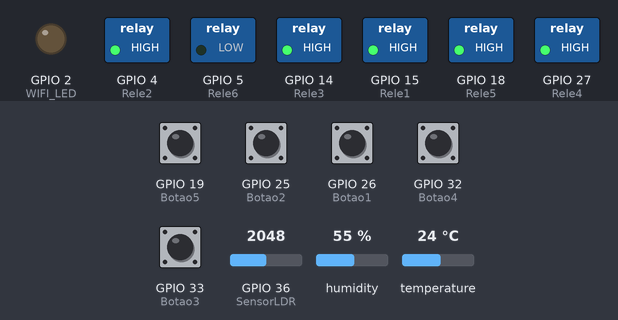
Simulated run of this sketch. Board: ESP32. Parts: switched loads named in the sketch (green lamp = pin HIGH), output pins drawn as LEDs (lit = HIGH). Dashed ring = blinking. Inputs (shaded band) come from the test bench; at power-on: GPIO 19 (Botao5), GPIO 25 (Botao2), GPIO 26 (Botao1), GPIO 32 (Botao4), GPIO 33 (Botao3) HIGH, GPIO 36 (SensorLDR) = 2048, humidity 55 %, temperature 24 °C. WiFi joins after 1.5 s; servers stay silent unless stated; what the sketch prints to the serial monitor is not drawn.

Above: at 2.7 s.
2.8 s: GPIO 19 (Botao5) pulled LOW for 1 s
At 5.6 s:
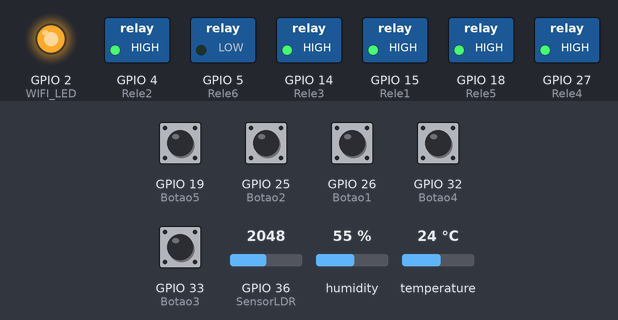
6.0 s: GPIO 25 (Botao2) pulled LOW for 1 s
At 6.12 s:
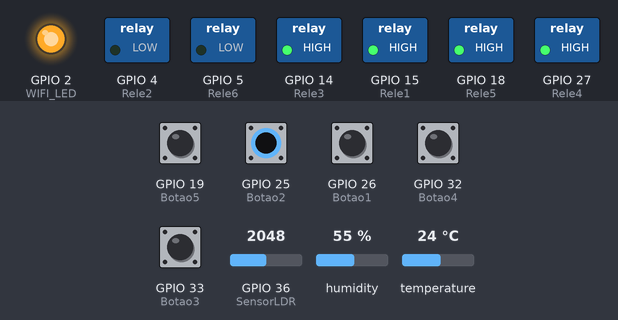
8.5 s: GPIO 36 (SensorLDR) set to 2383
10.2 s: GPIO 36 (SensorLDR) set to 2487
At 11.7 s:
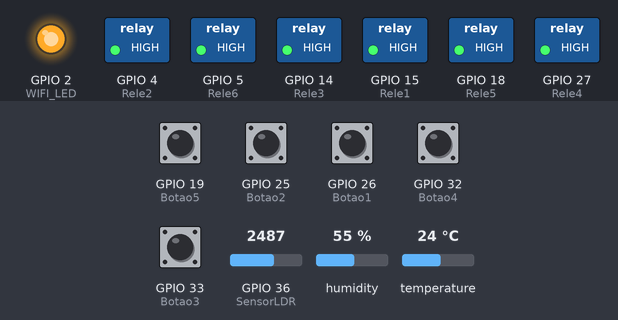
12.5 s: GPIO 26 (Botao1) pulled LOW for 0.15 s
At 12.9 s:
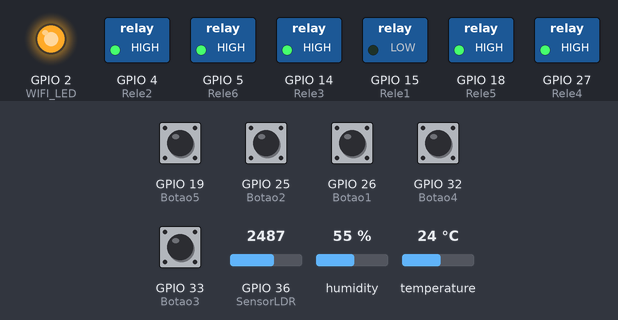
14.1 s: GPIO 32 (Botao4) pulled LOW for 0.15 s
At 15.3 s:
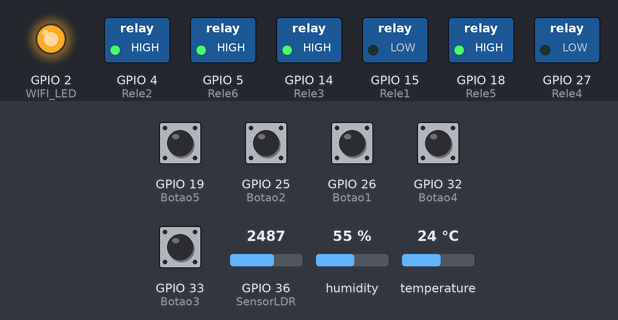
Timing chart, 0 to 16.7 s (numbered marks = the images above; inputs shaded):
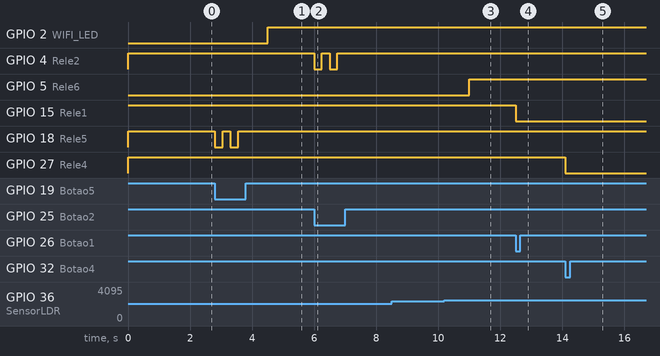

The sketch:

Blynk_Rele_Botoes_Copia.ino
```cpp
//IoT - Automação Residencial
//Temperatura, Umidade, Luminosidade e Módulo Relé
//Autor : Robson Brasil
//Versão : 13
//Última Modificação : 27/08/2020

// --- Bibliotecas Auxiliares ---
#include <WiFi.h>
#include <WiFiClient.h>
#include "DHT.h"
#include <BlynkSimpleEsp32.h>
#include <Wire.h>

// --- Mapeamento de Hardware ---
#define         BLYNK_PRINT Serial
int DHTTYPE  =  DHT22;
int DHTPIN   =     23;
int SensorLDR =    36;

DHT dht(DHTPIN, DHTTYPE);
BlynkTimer timer;

int Status1   =      1;
int pushButton1State = HIGH;
int Status2   =      1;
int pushButton2State = HIGH;
int Status3   =      1;
int pushButton3State = HIGH;
int Status4   =      1;
int pushButton4State = HIGH;
int Status5   =      1;
int pushButton5State = HIGH;

int wifiFlag = 0;

#define auth "WW7eZUxja-yaJ04fANp6KF-z0N1K63Jg"//Seu Token de Autenticação do Aplicativo Blynk.
#define ssid "RVR 2,4GHz"//Nome da Rede Wi-fi
#define pass "RodrigoValRobson2021"//Senha da Rede Wi-Fi

int Rele1     =     15;//D13-GPIO 15
int Rele2     =      4;//D12-GPIO 4
int Rele3     =     14;//D14-GPIO 14
int Rele4     =     27;//D27-GPIO 27
int Rele5     =     18;//D27-GPIO 18
int Rele6     =      5;//D21-gpio 21

int WIFI_LED  =      2;//D2-LED INTERNO

int Botao1    =     26;//D26-GPIO 26
int Botao2    =     25;//D25-GPIO 25
int Botao3    =     33;//D33-GPIO 33
int Botao4    =     32;//D32-GPIO 32
int Botao5    =     19;//D32-GPIO 19

#define Virtual1    V1//BOTÃO VIRTUAL V1
#define Virtual2    V2//BOTÃO VIRUTAL V2
#define Virtual3    V3//BOTÃO VIRUTAL V3
#define Virtual4    V4//BOTÃO VIRTUAL V4
#define Virtual5    V5//BOTÃO VIRTUAL V5
#define Virtual6    V6//BOTÃO VIRTUAL V6
#define Virtual7    V7//BOTÃO VIRTUAL V7
#define Virtual8    V8//BOTÃO VIRTUAL V8

// --- Protótipo das Funções Auxiliares ---
void relayOnOff(int relay){

    switch(relay){
      case 1:
             if(Status1 == 0){
              digitalWrite(Rele1, HIGH);//Ligar Relé 1
              Status1 = 1;
              }
             else{
              digitalWrite(Rele1, LOW);//Desligar Relé 1
              Status1 = 0;
              }
             delay(250);
      break;
      case 2:
             if(Status2 == 0){
              digitalWrite(Rele2, HIGH);//Ligar Relé 2
              Status2 = 1;
              }
             else{
              digitalWrite(Rele2, LOW);//Desligar Relé 2
              Status2 = 0;
              }
             delay(250);
      break;
      case 3:
             if(Status3 == 0){
              digitalWrite(Rele3, HIGH);//Ligar Relé 3
              Status3 = 1;
              }
             else{
              digitalWrite(Rele3, LOW);//Desligar Relé 3
              Status3 = 0;
              }
             delay(250);
      break;
      case 4:
             if(Status4 == 0){
              digitalWrite(Rele4, HIGH);//Ligar Relé 4
              Status4 = 1;
              }
             else{
              digitalWrite(Rele4, LOW);//Desligar Relé 4
              Status4 = 0;
              }
             delay(250);
      break;
      case 5:
             if(Status5 == 0){
              digitalWrite(Rele5, HIGH);//Ligar Relé 5
              Status5 = 1;
              }
             else{
              digitalWrite(Rele5, LOW);//Desligar Relé 5
              Status5 = 0;
              }
             delay(250);
      break;
      default : break;
      }
}
BLYNK_CONNECTED(){
  Blynk.syncVirtual(Virtual1);//Relé 1
  Blynk.syncVirtual(Virtual2);//Relé 2
  Blynk.syncVirtual(Virtual3);//Relé 3
  Blynk.syncVirtual(Virtual4);//Relé 4
  Blynk.syncVirtual(Virtual5);//Relé 5
  Blynk.syncVirtual(Virtual6);//DHT22 - Temperatura
  Blynk.syncVirtual(Virtual7);//DHT22 - Umidade
  Blynk.syncVirtual(Virtual8);//LDR
}
BLYNK_WRITE(Virtual1){
  Status1 = param.asInt();
  digitalWrite(Rele1, Status1);
}
BLYNK_WRITE(Virtual2){
  Status2 = param.asInt();
  digitalWrite(Rele2, Status2);
}
BLYNK_WRITE(Virtual3){
  Status3 = param.asInt();
  digitalWrite(Rele3, Status3);
}
BLYNK_WRITE(Virtual4){
  Status4 = param.asInt();
  digitalWrite(Rele4, Status4);
}
BLYNK_WRITE(Virtual5){
  Status5 = param.asInt();
  digitalWrite(Rele5, Status5);
}
// --- Protótipo das Funções Auxiliares ---
void with_internet(){

  if (digitalRead(Botao1) == LOW) {
      relayOnOff(1);
      Blynk.virtualWrite(Virtual1, Status1);
    }
  if (digitalRead(Botao2) == LOW) {
      relayOnOff(2);
      Blynk.virtualWrite(Virtual2, Status2);
    }
      if (digitalRead(Botao3) == LOW) {
      relayOnOff(3);
      Blynk.virtualWrite(Virtual3, Status3);
    }
  if (digitalRead(Botao4) == LOW) {
      relayOnOff(4);
      Blynk.virtualWrite(Virtual4, Status4);
    }
  if (digitalRead(Botao5) == LOW) {
      relayOnOff(5);
      Blynk.virtualWrite(Virtual5, Status5);
    }
}
// --- Protótipo das Funções Auxiliares ---
void without_internet(){

  if (digitalRead(Botao1) == LOW) {
      relayOnOff(1);
    }
  if (digitalRead(Botao2) == LOW) {
      relayOnOff(2);
    }
  if (digitalRead(Botao3) == LOW) {
      relayOnOff(3);
    }
  if (digitalRead(Botao4) == LOW) {
      relayOnOff(4);
    }
  if (digitalRead(Botao5) == LOW) {
      relayOnOff(5);
    }
}
// --- Protótipo das Funções Auxiliares ---
void checkBlynkStatus() {
  bool isconnected = Blynk.connected();
  if (isconnected == false) {
      wifiFlag = 1;
      digitalWrite(WIFI_LED, LOW);
   }
  if (isconnected == true) {
      wifiFlag = 0;
      digitalWrite(WIFI_LED, HIGH);
    }
}
// --- Protótipo das Funções Auxiliares ---
void sendSensor(){
  float h = dht.readHumidity();
  float t = dht.readTemperature();//Ou dht.readTemperature(true) para temperatura em Fahrenheit

  if (isnan(h) || isnan(t) ) {
     Serial.println(F("Failed to read from DHT sensor!"));
     return;
  }
  Blynk.virtualWrite(V6, t);//BOTÃO VIRTUAL V6
  Blynk.virtualWrite(V7, h);//BOTÃO VIRTUAL V7
}
// --- Protótipo das Funções Auxiliares ---
void sendSensorLDR(){
  {
  int LDR = analogRead(SensorLDR);
  if (LDR <2450)
  {
  Serial.begin(115200);
  digitalWrite(Rele6, LOW);
//  digitalWrite(Led, LOW);
  Blynk.notify("Light ON");
}
  else
  {
  digitalWrite(Rele6, HIGH);
//  digitalWrite(Led, HIGH);
}
  Blynk.virtualWrite(V8, LDR);//BOTÃO VIRTUAL V8
  }
}
// --- Configurações Iniciais ---
void setup(){

  dht.begin();
  timer.setInterval(1000L, sendSensor);

  timer.setInterval(1000L, sendSensorLDR);

  pinMode(DHTPIN, OUTPUT);

//  pinMode(Led, OUTPUT);

  pinMode(Rele1, OUTPUT);
  pinMode(Botao1, INPUT_PULLUP);
  digitalWrite(Rele1, Status1);

  pinMode(Rele2, OUTPUT);
  pinMode(Botao2, INPUT_PULLUP);
  digitalWrite(Rele2, Status2);

  pinMode(Rele3, OUTPUT);
  pinMode(Botao3, INPUT_PULLUP);
  digitalWrite(Rele3, Status3);

  pinMode(Rele4, OUTPUT);
  pinMode(Botao4, INPUT_PULLUP);
  digitalWrite(Rele4, Status4);

  pinMode(Rele5, OUTPUT);
  pinMode(Botao5, INPUT_PULLUP);
  digitalWrite(Rele5, Status5);

  pinMode(Rele6, OUTPUT);

  pinMode(WIFI_LED, OUTPUT);

  Serial.begin(115200);
  Serial.print("Connecting to ");
  Serial.println(ssid);
  WiFi.begin(ssid, pass);
  while (WiFi.status() != WL_CONNECTED) {
    delay(500);
    Serial.print(".");
  }
  Serial.println("");
  Serial.println("WiFi connected.");
  timer.setInterval(3000L, checkBlynkStatus);
  Blynk.config(auth);
}
// --- Loop Infinito ---
void loop(){

    {
    Blynk.run();
      timer.run(); // Initiates SimpleTimer
  }
 if (wifiFlag == 0)
    with_internet();
  else
    without_internet();
}
```

Measured:
- the behaviour switches between 2449 and 2450 on GPIO 36 (SensorLDR) (found by bisection; images 2 and 3)
- after the input at 2.8 s, GPIO 18 (Rele5): alternates HIGH for 0.25 s and LOW for 0.25 s, 4 changes in all, then stays HIGH, starting at once
- after the input at 6.0 s, GPIO 4 (Rele2): alternates HIGH for 0.25 s and LOW for 0.25 s, 4 changes in all, then stays HIGH, starting at once
- after the input at 8.5 s, every drawn part: stays the same
- after the input at 10.2 s, GPIO 5 (Rele6): LOW → HIGH after 0.80 s
- after the input at 12.5 s, GPIO 15 (Rele1): HIGH → LOW at once
- after the input at 14.1 s, GPIO 27 (Rele4): HIGH → LOW at once
